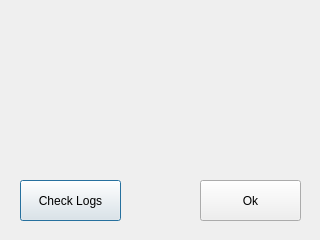
<?xml version="1.0" encoding="UTF-8"?>
<ui version="4.0">
 <class>InfoDialog</class>
 <widget class="QDialog" name="InfoDialog">
  <property name="geometry">
   <rect>
    <x>0</x>
    <y>0</y>
    <width>320</width>
    <height>240</height>
   </rect>
  </property>
  <property name="windowTitle">
   <string>Dialog</string>
  </property>
  <widget class="QPushButton" name="pushButton">
   <property name="geometry">
    <rect>
     <x>20</x>
     <y>180</y>
     <width>101</width>
     <height>41</height>
    </rect>
   </property>
   <property name="text">
    <string>Check Logs</string>
   </property>
  </widget>
  <widget class="QPushButton" name="pushButton_2">
   <property name="geometry">
    <rect>
     <x>200</x>
     <y>180</y>
     <width>101</width>
     <height>41</height>
    </rect>
   </property>
   <property name="text">
    <string>Ok</string>
   </property>
  </widget>
  <widget class="QLabel" name="label">
   <property name="geometry">
    <rect>
     <x>20</x>
     <y>20</y>
     <width>281</width>
     <height>131</height>
    </rect>
   </property>
   <property name="text">
    <string/>
   </property>
   <property name="alignment">
    <set>Qt::AlignCenter</set>
   </property>
   <property name="wordWrap">
    <bool>true</bool>
   </property>
  </widget>
 </widget>
 <resources/>
 <connections/>
</ui>
